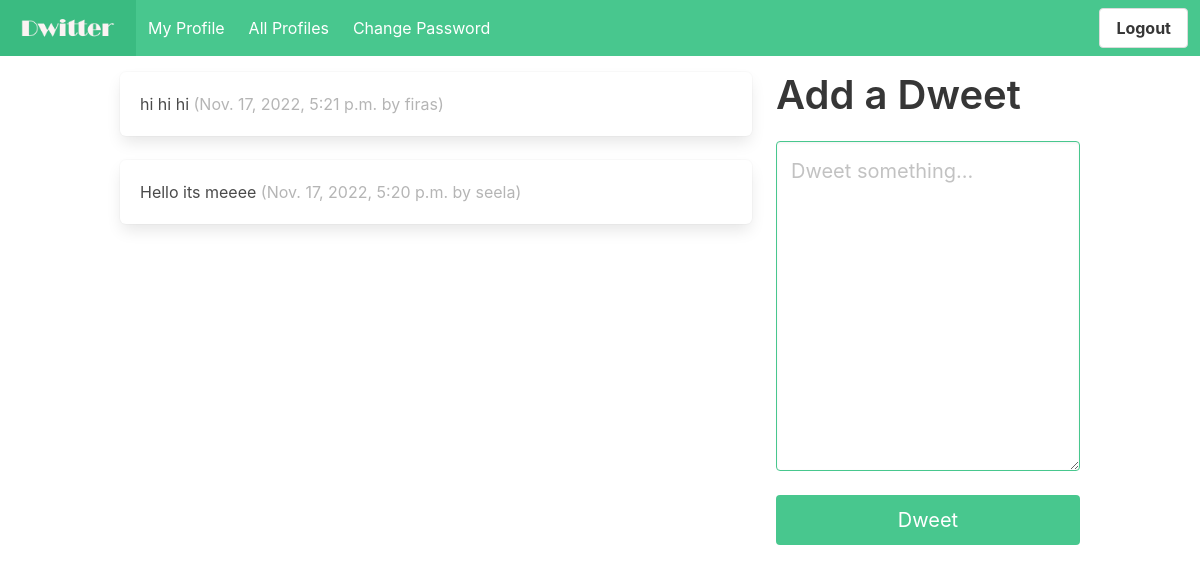
The page /dwitter/ (signed in) on the database its author committed.
### dwitter/models.py (models this page shows, shortened)
class Dweet(models.Model):
    user = models.ForeignKey(
    User, related_name="dweets", on_delete=models.DO_NOTHING
    )
    body = models.CharField(max_length=140)
    created_at = models.DateTimeField(auto_now_add=True)

### dwitter/views.py (the view)
# urls.py: path("", dashboard, name="dashboard"),
@login_required
def dashboard(request):
    form = DweetForm(request.POST or None)
    if request.method == "POST":
        if form.is_valid():
            dweet = form.save(commit=False)
            dweet.user = request.user
            dweet.save()
            return redirect("dwitter:dashboard")
    followed_dweets = Dweet.objects.filter(
        user__profile__in=request.user.profile.follows.all()
    ).order_by("-created_at")
    return render(request,"dwitter/dashboard.html",{"form": form, "dweets": followed_dweets},)

### dwitter/forms.py
class DweetForm(forms.ModelForm):
    body = forms.CharField(
        required=True,
        widget=forms.widgets.Textarea(
            attrs={
            "placeholder": "Dweet something...",
            "class": "textarea is-success is-medium",
            }
        ),
        label="",
    )
    class Meta:
        model = Dweet
        exclude = ("user", )

### dwitter/templates/dwitter/dashboard.html (shortened to what this page needs)
{% extends 'base.html' %}
{% block content %}
<div class="column">
    {% for dweet in dweets %}
        <div class="box">
            {{dweet.body}}
            <span class="is-small has-text-grey-light">
                ({{ dweet.created_at }} by {{ dweet.user.username }})
            </span>
        </div>
    {% endfor %}
</div>
<div class="column is-one-third" id="post_form">
    <div class="block">
        <div class="block">
            <h2 class="title is-2">Add a Dweet</p>
        </div>
        <div class="block">
            <form method="post">
                {{ form.as_p }}
                <button class="button is-success is-fullwidth is-medium mt-5"
                        type="submit">Dweet
                </button>
            </form>
        </div>
    </div>
</div>
{% endblock content %}

### rows shown on the page
Dweet: body "hi hi hi", created_at "Nov. 17, 2022, 5:21 p.m.", user.username "firas"
Dweet: body "Hello its meeee", created_at "Nov. 17, 2022, 5:20 p.m.", user.username "seela"
